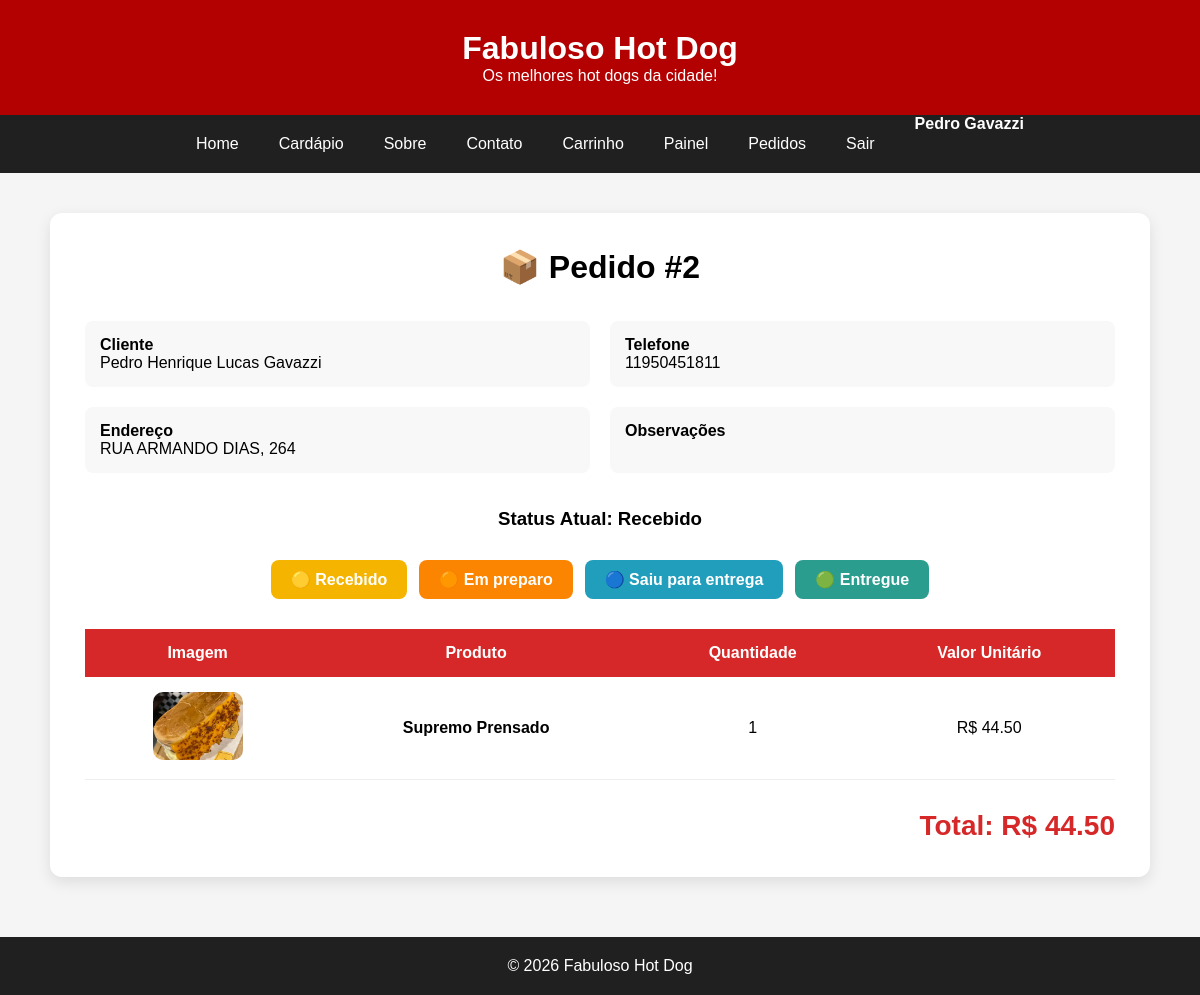
/pedido/2 (signed in), run on an earlier commit of the app's database.
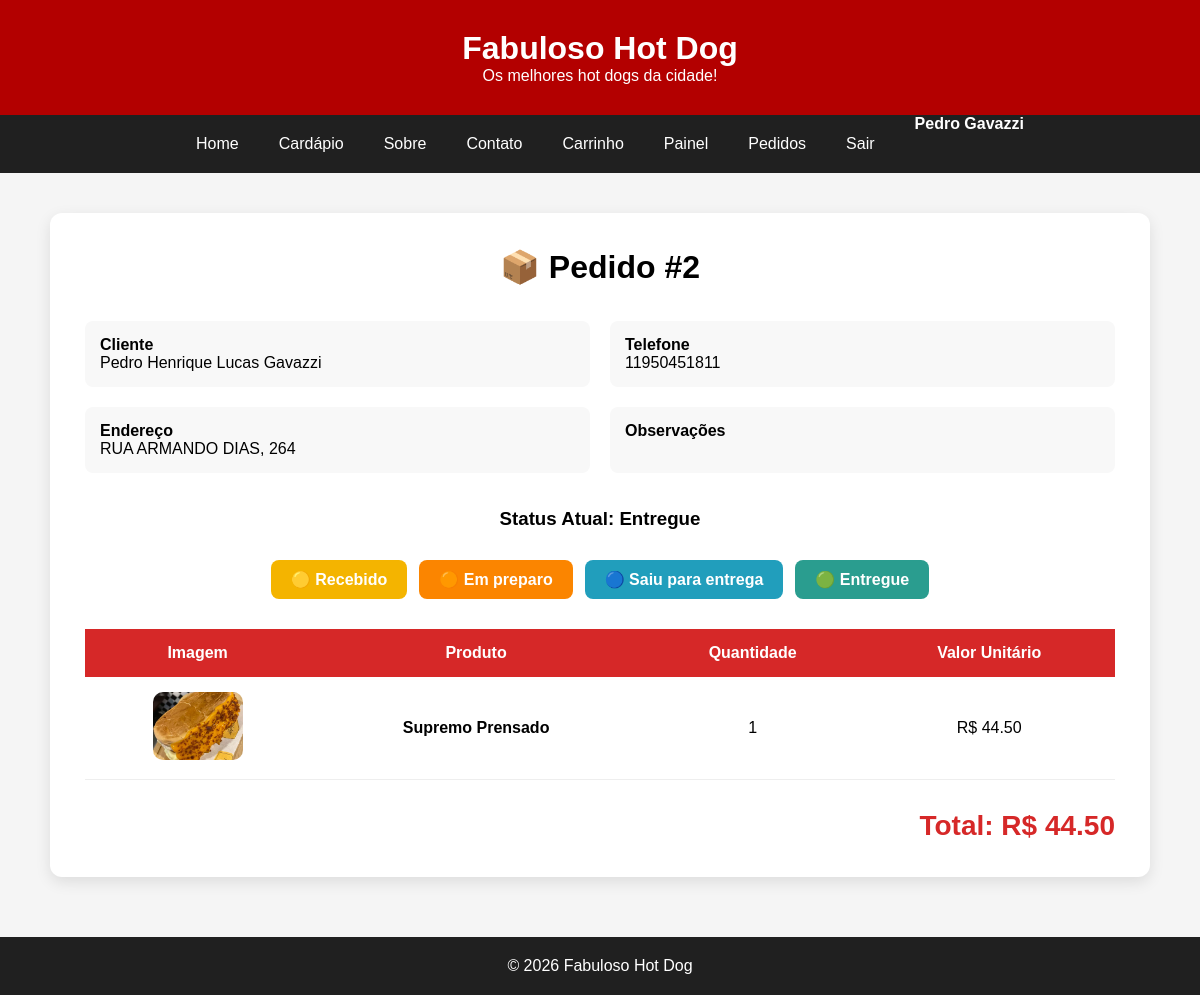
And on a later commit of the database.
### tables this page shows
CREATE TABLE pedidos(

    id INTEGER PRIMARY KEY AUTOINCREMENT,

    cliente TEXT NOT NULL,

    telefone TEXT NOT NULL,

    endereco TEXT NOT NULL,

    observacao TEXT,

    total REAL NOT NULL,

    status TEXT DEFAULT 'Recebido'

);

CREATE TABLE itens_pedido(

    id INTEGER PRIMARY KEY AUTOINCREMENT,

    pedido_id INTEGER NOT NULL,

    produto_id INTEGER NOT NULL,

    quantidade INTEGER NOT NULL,

    preco REAL NOT NULL,

    FOREIGN KEY(pedido_id) REFERENCES pedidos(id),

    FOREIGN KEY(produto_id) REFERENCES produtos(id)

);

CREATE TABLE produtos(

    id INTEGER PRIMARY KEY AUTOINCREMENT,

    nome TEXT NOT NULL,

    descricao TEXT NOT NULL,

    preco REAL NOT NULL,

    imagem TEXT

);

### routes/pedidos.py (the view)
@pedidos.route("/pedido/<int:id_pedido>")
def visualizar_pedido(id_pedido):
    if "admin" not in session:
        return redirect(url_for("auth.login"))
    pedido = buscar_pedido_por_id(id_pedido)
    itens = listar_itens_pedido(id_pedido)
    return render_template(
        "pedido.html",
        pedido=pedido,
        itens=itens
    )

### database/database.py (called while the page is built)
def conectar():
    conexao = sqlite3.connect("database.db")
    conexao.row_factory = sqlite3.Row
    return conexao

def buscar_pedido_por_id(id_pedido):
    conexao = conectar()
    cursor = conexao.cursor()
    cursor.execute("""
        SELECT
            id,
            cliente,
            telefone,
            endereco,
            observacao,
            total,
            status
        FROM pedidos
        WHERE id = ?
    """,(id_pedido,))
    pedido = cursor.fetchone()
    conexao.close()
    return pedido

def listar_itens_pedido(id_pedido):
    conexao = conectar()
    cursor = conexao.cursor()
    cursor.execute("""
        SELECT

            produtos.nome,
            produtos.imagem,

            itens_pedido.quantidade,
            itens_pedido.preco

        FROM itens_pedido

        INNER JOIN produtos

            ON produtos.id = itens_pedido.produto_id

        WHERE pedido_id = ?

    """, (id_pedido,))
    itens = cursor.fetchall()
    conexao.close()
    return itens

### templates/pedido.html (shortened to what this page needs)
{% extends "base.html" %}
{% block conteudo %}
<div class="container-pedido">
    <h1>📦 Pedido #{{ pedido.id }}</h1>
    <div class="info-pedido">
        <div>
            <strong>Cliente</strong><br>
            {{ pedido.cliente }}
        </div>
        <div>
            <strong>Telefone</strong><br>
            {{ pedido.telefone }}
        </div>
        <div>
            <strong>Endereço</strong><br>
            {{ pedido.endereco }}
        </div>
        <div>
            <strong>Observações</strong><br>
        </div>
    </div>
    <h3 style="text-align:center;">
        Status Atual:
        <strong>{{ pedido.status }}</strong>
    </h3>
    <div class="status">
        <a class="recebido"
           href="{{ url_for('pedidos.alterar_status', id_pedido=pedido.id, status='Recebido') }}">
            🟡 Recebido
        </a>
        <a class="preparo"
           href="{{ url_for('pedidos.alterar_status', id_pedido=pedido.id, status='Em preparo') }}">
            🟠 Em preparo
        </a>
        <a class="entrega"
           href="{{ url_for('pedidos.alterar_status', id_pedido=pedido.id, status='Saiu para entrega') }}">
            🔵 Saiu para entrega
        </a>
        <a class="entregue"
           href="{{ url_for('pedidos.alterar_status', id_pedido=pedido.id, status='Entregue') }}">
            🟢 Entregue
        </a>
    </div>
    <table class="tabela-itens">
        <thead>
            <tr>
                <th>Imagem</th>
                <th>Produto</th>
                <th>Quantidade</th>
                <th>Valor Unitário</th>
            </tr>
        </thead>
        <tbody>
            {% for item in itens %}
            <tr>
                <td>
                    <img
                        class="img-item"
                        src="{{ url_for('static', filename='uploads/' + item.imagem) }}">
                </td>
                <td>
                    <strong>{{ item.nome }}</strong>
                </td>
                <td>
                    {{ item.quantidade }}
                </td>
                <td>
                    R$ {{ "%.2f"|format(item.preco) }}
                </td>
            </tr>
            {% endfor %}
        </tbody>
    </table>
    <div class="total-pedido">
        Total:
        R$ {{ "%.2f"|format(pedido.total) }}
    </div>
</div>
{% endblock %}

### templates/base.html (shortened to what this page needs)
<!DOCTYPE html>
<html lang="pt-BR">
<head>
    <link rel="stylesheet"
          href="{{ url_for('static', filename='css/style.css') }}">
</head>
<body>
<header>
    <h1>Fabuloso Hot Dog</h1>
    <p>Os melhores hot dogs da cidade!</p>
</header>
<nav>
    <a href="{{ url_for('loja.inicio') }}">Home</a>
    <a href="#">Cardápio</a>
    <a href="#">Sobre</a>
    <a href="#">Contato</a>
    <a href="{{ url_for('loja.carrinho') }}">Carrinho</a>
    {% if "admin" in session %}
        <a href="{{ url_for('admin.painel') }}">Painel</a>
        <a href="{{ url_for('pedidos.listar_pedidos') }}">Pedidos</a>
        <a href="{{ url_for('auth.logout') }}">Sair</a>
        <span class="usuario">
            {{ session["admin"] }}
    </span>
    {% else %}
        <a href="{{ url_for('auth.login') }}">Login</a>
    {% endif %}
</nav>
{% block conteudo %}
{% endblock %}
<footer>
    <p>© 2026 Fabuloso Hot Dog</p>
</footer>
</body>
</html>

### static/css/style.css (style rules this page uses)
* { margin:0; padding:0; box-sizing:border-box; }
body { font-family:Arial, Helvetica, sans-serif; background:#f5f5f5; }
header { background:#b30000; color:white; padding:30px; text-align:center; }
nav { background:#202020; display:flex; justify-content:center; }
nav a { color:white; text-decoration:none; padding:20px; }
footer { margin-top:60px; background:#202020; color:white; text-align:center; padding:20px; }
.usuario { color:white; margin-left:20px; font-weight:bold; }
.container-pedido { max-width:1100px; margin:40px auto; background:white; padding:35px; border-radius:12px; box-shadow:0 5px 15px rgba(0,0,0,.1); }
.container-pedido h1 { text-align:center; margin-bottom:35px; }
.info-pedido { display:grid; grid-template-columns:repeat(2,1fr); gap:20px; margin-bottom:35px; }
.info-pedido div { background:#f8f8f8; padding:15px; border-radius:8px; }
.tabela-itens { width:100%; border-collapse:collapse; margin-top:20px; }
.tabela-itens th { background:#d62828; color:white; padding:15px; }
.tabela-itens td { padding:15px; border-bottom:1px solid #eee; text-align:center; }
.img-item { width:90px; border-radius:10px; }
.total-pedido { text-align:right; margin-top:30px; font-size:28px; font-weight:bold; color:#d62828; }
.status { display:flex; justify-content:center; gap:12px; margin:30px 0; flex-wrap:wrap; }
.status a { padding:10px 20px; border-radius:8px; text-decoration:none; color:white; font-weight:bold; transition:.3s; }
.recebido { background:#f4b400; }
.preparo { background:#fb8500; }
.entrega { background:#219ebc; }
.entregue { background:#2a9d8f; }

What changed in the data, as far as the page shows it:
changed pedidos "Pedro Henrique Lucas Gavazzi": status "Recebido" → "Entregue"
